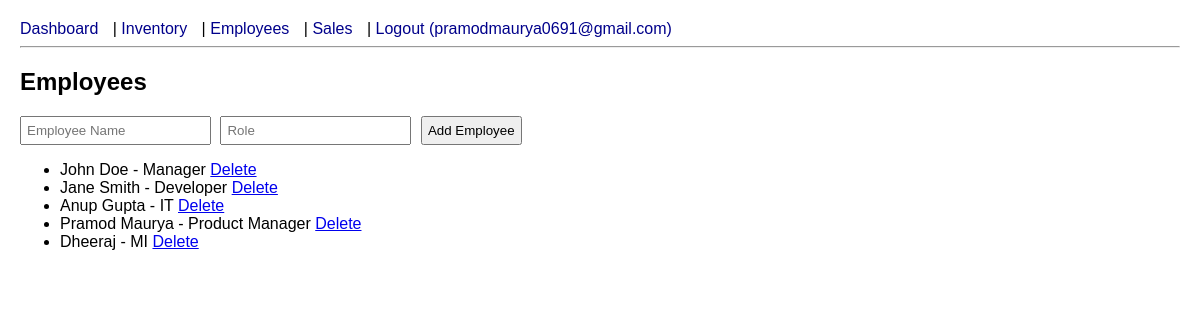
Page /employees (signed in) on the committed database.
### tables this page shows
CREATE TABLE employees (
    id INTEGER PRIMARY KEY AUTOINCREMENT,
    name TEXT NOT NULL,
    role TEXT NOT NULL
);

### app.py (the view)
@app.route('/employees')
def employees():
    if 'username' not in session:
        return redirect(url_for('login'))
    db = get_db()
    employees = db.execute("SELECT * FROM employees").fetchall()
    return render_template('employees.html', employees=employees)

### app.py (called while the page is built)
def get_db():
    if 'db' not in g:
        g.db = sqlite3.connect(DATABASE)
        g.db.row_factory = sqlite3.Row
    return g.db

### templates/employees.html
{% extends "layout.html" %}
{% block content %}
<h2>Employees</h2>
{% if session.get('role') == 'admin' %}
<form method="post" action="{{ url_for('add_employee') }}">
  <input type="text" name="name" placeholder="Employee Name" required>
  <input type="text" name="role" placeholder="Role" required>
  <button type="submit">Add Employee</button>
</form>
{% endif %}
<ul>
  {% for emp in employees %}
  <li>{{ emp.name }} - {{ emp.role }}
    {% if session.get('role') == 'admin' %}
    <a href="{{ url_for('delete_employee', id=emp.id) }}">Delete</a>
    {% endif %}
  </li>
  {% endfor %}
</ul>
{% endblock %}

### static/style.css (style rules this page uses)
body { font-family: Arial, sans-serif; margin: 20px; }
form input, form button { padding: 5px; margin-right: 5px; }

### rows in the picture
employees: name "John Doe", role "Manager"
employees: name "Jane Smith", role "Developer"
employees: name "Anup Gupta", role "IT"
employees: name "Pramod Maurya", role "Product Manager"
employees: name "Dheeraj", role "MI"

### other values in the picture
{{ session.get('username') }} "pramodmaurya0691@gmail.com"
